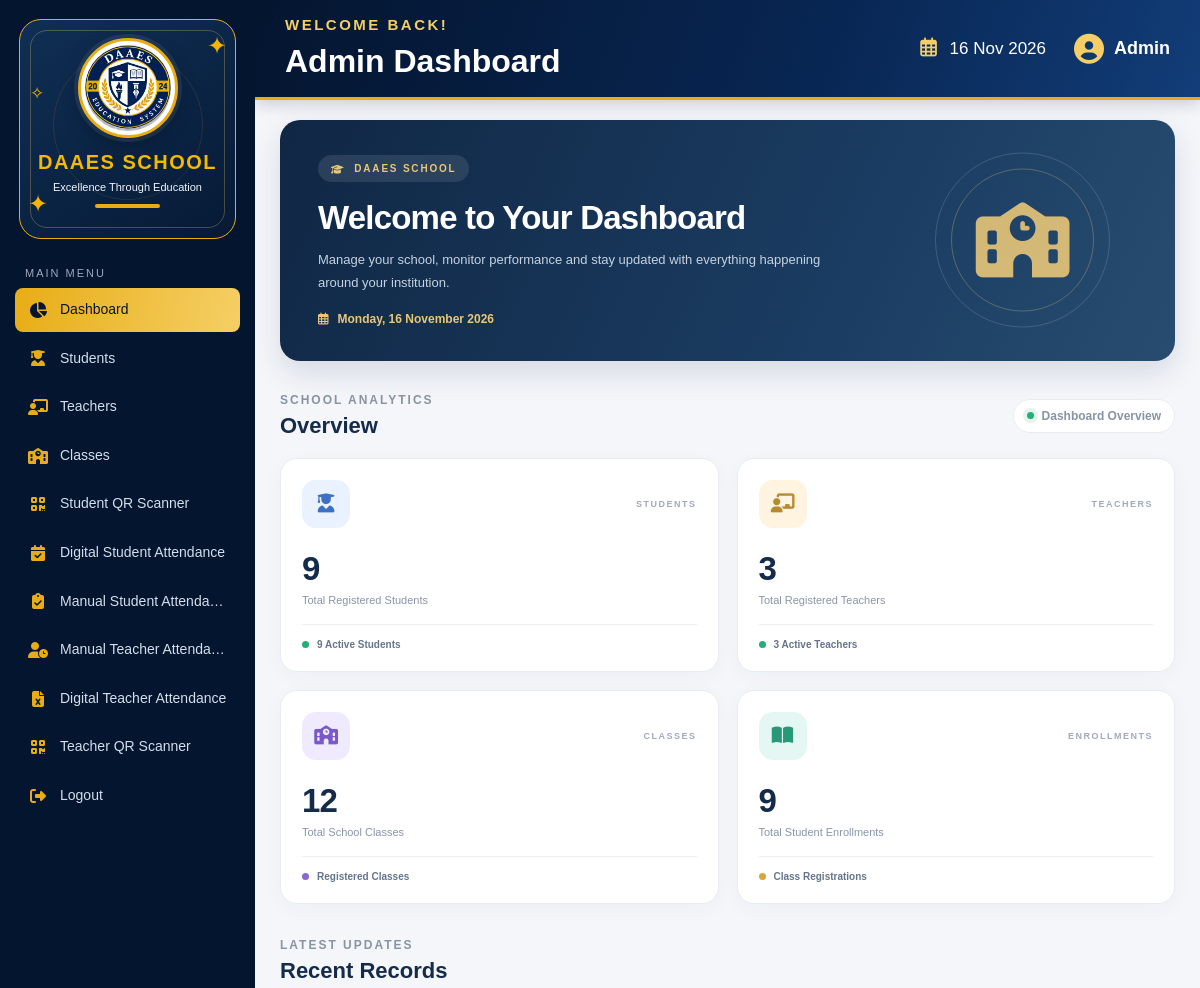
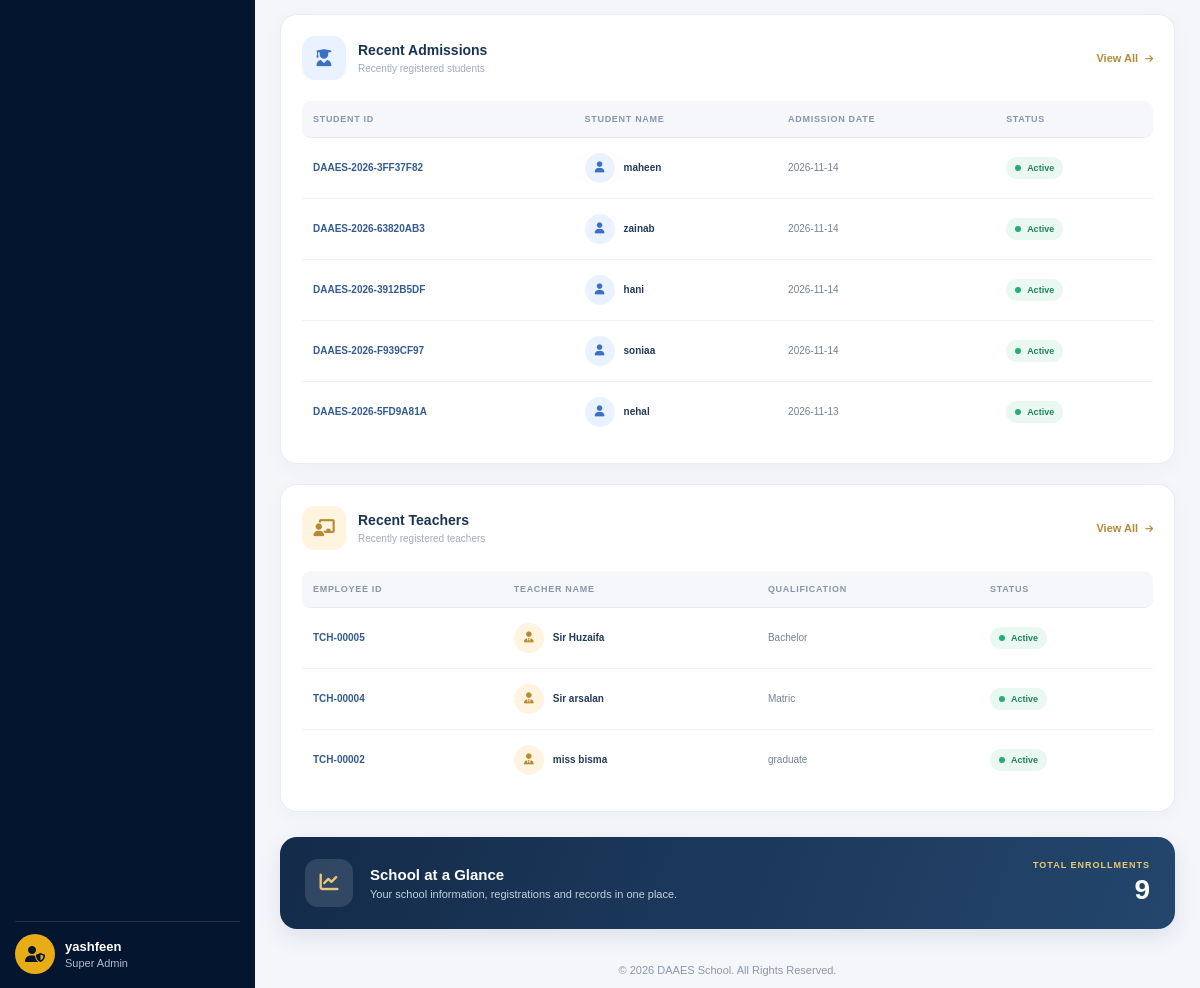
Page /admin/dashboard.php (signed in) on the committed database (2 pictures, top to bottom).
### tables this page shows
CREATE TABLE `students` (
  `id` int(11) NOT NULL,
  `student_id` varchar(50) NOT NULL,
  `full_name` varchar(150) NOT NULL,
  `father_name` varchar(150) NOT NULL,
  `mother_name` varchar(150) DEFAULT NULL,
  `gender` enum('Male','Female','Other') DEFAULT NULL,
  `date_of_birth` date DEFAULT NULL,
  `admission_date` date DEFAULT NULL,
  `phone` varchar(11) DEFAULT NULL,
  `address` text DEFAULT NULL,
  `photo` varchar(255) DEFAULT NULL,
  `qr_token` varchar(100) DEFAULT NULL,
  `status` enum('active','inactive','graduated','transferred','dropout') DEFAULT 'active',
  `created_at` timestamp NOT NULL DEFAULT current_timestamp(),
  `updated_at` timestamp NOT NULL DEFAULT current_timestamp() ON UPDATE current_timestamp()
);

CREATE TABLE `teachers` (
  `id` int(11) NOT NULL,
  `user_id` int(11) DEFAULT NULL,
  `employee_id` varchar(50) NOT NULL,
  `qr_token` varchar(64) DEFAULT NULL,
  `full_name` varchar(150) NOT NULL,
  `father_name` varchar(150) DEFAULT NULL,
  `gender` enum('Male','Female') DEFAULT NULL,
  `date_of_birth` date DEFAULT NULL,
  `phone` varchar(25) DEFAULT NULL,
  `email` varchar(150) DEFAULT NULL,
  `address` text DEFAULT NULL,
  `qualification` varchar(150) DEFAULT NULL,
  `academic_qualification` varchar(150) DEFAULT NULL,
  `specific_qualification` varchar(150) DEFAULT NULL,
  `joining_date` date DEFAULT NULL,
  `salary` decimal(12,2) DEFAULT 0.00,
  `photo` varchar(255) DEFAULT NULL,
  `status` enum('active','inactive') DEFAULT 'active',
  `created_at` timestamp NOT NULL DEFAULT current_timestamp()
);

### admin/dashboard.php (the view, shortened to what this page needs)
<?php
require_once __DIR__ . '/../config/database.php';
$db = $conn ?? null;
function getCount($conn, $sql) {
    $result = $conn->query($sql);
    if ($result && $row = $result->fetch_assoc()) {
        return (int) $row['total'];
    }
    return 0;
}
$total_students = getCount($db, "
    SELECT COUNT(*) AS total FROM students
");
$active_students = getCount($db, "
    SELECT COUNT(*) AS total
    FROM students
    WHERE LOWER(TRIM(status)) = 'active'
");
$total_teachers = getCount($db, "
    SELECT COUNT(*) AS total FROM teachers
");
$active_teachers = getCount($db, "
    SELECT COUNT(*) AS total
    FROM teachers
    WHERE LOWER(TRIM(status)) = 'active'
");
$total_classes = getCount($db, "
    SELECT COUNT(*) AS total FROM classes
");
$total_enrollments = getCount($db, "
    SELECT COUNT(*) AS total FROM enrollments
");
$recent_students = $db->query("
    SELECT student_id, full_name, admission_date, status
    FROM students
    ORDER BY created_at DESC
    LIMIT 5
");
$recent_teachers = $db->query("
    SELECT employee_id, full_name, qualification, joining_date, status
    FROM teachers
    ORDER BY created_at DESC
    LIMIT 5
");
?>
<div class="modern-dashboard">
    <section class="welcome-banner">
        <div class="welcome-content">
            <span class="welcome-tag">
                <i class="fas fa-graduation-cap"></i>
                DAAES SCHOOL
            </span>
            <h1>Welcome to Your Dashboard</h1>
            <p>
                Manage your school, monitor performance and stay updated
                with everything happening around your institution.
            </p>
            <div class="welcome-date">
                <i class="far fa-calendar-alt"></i>
                <?php echo date('l, d F Y'); ?>
            </div>
        </div>
        <div class="welcome-decoration">
            <i class="fas fa-school"></i>
        </div>
    </section>
    <div class="section-heading">
        <div>
            <span class="section-subtitle">SCHOOL ANALYTICS</span>
            <h2>Overview</h2>
        </div>
        <span class="live-indicator">
            <span></span> Dashboard Overview
        </span>
    </div>
    <section class="modern-stats">
        <div class="modern-stat-card">
            <div class="modern-stat-top">
                <div class="modern-stat-icon students-icon">
                    <i class="fas fa-user-graduate"></i>
                </div>
                <span class="modern-stat-label">STUDENTS</span>
            </div>
            <h3><?php echo number_format($total_students); ?></h3>
            <p>Total Registered Students</p>
            <div class="modern-stat-footer">
                <span class="footer-dot green-dot"></span>
                <?php echo number_format($active_students); ?> Active Students
            </div>
        </div>
        <div class="modern-stat-card">
            <div class="modern-stat-top">
                <div class="modern-stat-icon teachers-icon">
                    <i class="fas fa-chalkboard-teacher"></i>
                </div>
                <span class="modern-stat-label">TEACHERS</span>
            </div>
            <h3><?php echo number_format($total_teachers); ?></h3>
            <p>Total Registered Teachers</p>
            <div class="modern-stat-footer">
                <span class="footer-dot green-dot"></span>
                <?php echo number_format($active_teachers); ?> Active Teachers
            </div>
        </div>
        <div class="modern-stat-card">
            <div class="modern-stat-top">
                <div class="modern-stat-icon classes-icon">
                    <i class="fas fa-school"></i>
                </div>
                <span class="modern-stat-label">CLASSES</span>
            </div>
            <h3><?php echo number_format($total_classes); ?></h3>
            <p>Total School Classes</p>
            <div class="modern-stat-footer">
                <span class="footer-dot purple-dot"></span>
                Registered Classes
            </div>
        </div>
        <div class="modern-stat-card">
            <div class="modern-stat-top">
                <div class="modern-stat-icon enrollment-icon">
                    <i class="fas fa-book-open"></i>
                </div>
                <span class="modern-stat-label">ENROLLMENTS</span>
            </div>
            <h3><?php echo number_format($total_enrollments); ?></h3>
            <p>Total Student Enrollments</p>
            <div class="modern-stat-footer">
                <span class="footer-dot gold-dot"></span>
                Class Registrations
            </div>
        </div>
    </section>
    <div class="section-heading records-section-heading">
        <div>
            <span class="section-subtitle">LATEST UPDATES</span>
            <h2>Recent Records</h2>
        </div>
    </div>
    <section class="modern-records">
        <div class="modern-record-card">
            <div class="modern-record-header">
                <div class="modern-record-title">
                    <div class="record-icon student-record-icon">
                        <i class="fas fa-user-graduate"></i>
                    </div>
                    <div>
                        <h3>Recent Admissions</h3>
                        <p>Recently registered students</p>
                    </div>
                </div>
                <a href="/DAAES_School_Management/student/view_students.php"
                   class="modern-view-all">
                    View All <i class="fas fa-arrow-right"></i>
                </a>
            </div>
            <div class="modern-table-wrapper">
                <table class="modern-table">
                    <thead>
                        <tr>
                            <th>STUDENT ID</th>
                            <th>STUDENT NAME</th>
                            <th>ADMISSION DATE</th>
                            <th>STATUS</th>
                        </tr>
                    </thead>
                    <tbody>
                    <?php if ($recent_students && $recent_students->num_rows > 0): ?>
                        <?php while ($student = $recent_students->fetch_assoc()): ?>
                            <tr>
                                <td>
                                    <span class="record-id">
                                        <?php echo htmlspecialchars($student['student_id'] ?? ''); ?>
                                    </span>
                                </td>
                                <td>
                                    <div class="record-person">
                                        <div class="record-avatar student-avatar">
                                            <i class="fas fa-user"></i>
                                        </div>
                                        <strong>
                                            <?php echo htmlspecialchars($student['full_name'] ?? ''); ?>
                                        </strong>
                                    </div>
                                </td>
                                <td>
                                    <?php echo htmlspecialchars($student['admission_date'] ?? ''); ?>
                                </td>
                                <td>
                                    <span class="modern-status <?php echo strtolower(trim($student['status'] ?? '')) === 'active' ? 'active-status' : 'other-status'; ?>">
                                        <span></span>
                                        <?php echo htmlspecialchars(ucfirst($student['status'] ?? '')); ?>
                                    </span>
                                </td>
                            </tr>
                        <?php endwhile; ?>
                    <?php endif; ?>
                    </tbody>
                </table>
            </div>
        </div>
        <div class="modern-record-card">
            <div class="modern-record-header">
                <div class="modern-record-title">
                    <div class="record-icon teacher-record-icon">
                        <i class="fas fa-chalkboard-teacher"></i>
                    </div>
                    <div>
                        <h3>Recent Teachers</h3>
                        <p>Recently registered teachers</p>
                    </div>
                </div>
                <a href="/DAAES_School_Management/teacher/view_teacher.php"
                   class="modern-view-all">
                    View All <i class="fas fa-arrow-right"></i>
                </a>
            </div>
            <div class="modern-table-wrapper">
                <table class="modern-table">
                    <thead>
                        <tr>
                            <th>EMPLOYEE ID</th>
                            <th>TEACHER NAME</th>
                            <th>QUALIFICATION</th>
                            <th>STATUS</th>
                        </tr>
                    </thead>
                    <tbody>
                    <?php if ($recent_teachers && $recent_teachers->num_rows > 0): ?>
                        <?php while ($teacher = $recent_teachers->fetch_assoc()): ?>
                            <tr>
                                <td>
                                    <span class="record-id">
                                        <?php echo htmlspecialchars($teacher['employee_id'] ?? ''); ?>
                                    </span>
                                </td>
                                <td>
                                    <div class="record-person">
                                        <div class="record-avatar teacher-avatar">
                                            <i class="fas fa-user-tie"></i>
                                        </div>
                                        <strong>
                                            <?php echo htmlspecialchars($teacher['full_name'] ?? ''); ?>
                                        </strong>
                                    </div>
                                </td>
                                <td>
                                    <?php echo htmlspecialchars($teacher['qualification'] ?? ''); ?>
                                </td>
                                <td>
                                    <span class="modern-status <?php echo strtolower(trim($teacher['status'] ?? '')) === 'active' ? 'active-status' : 'other-status'; ?>">
                                        <span></span>
                                        <?php echo htmlspecialchars(ucfirst($teacher['status'] ?? '')); ?>
                                    </span>
                                </td>
                            </tr>
                        <?php endwhile; ?>
                    <?php endif; ?>
                    </tbody>
                </table>
            </div>
        </div>
    </section>
    <section class="dashboard-bottom">
        <div class="bottom-icon">
            <i class="fas fa-chart-line"></i>
        </div>
        <div class="bottom-text">
            <h3>School at a Glance</h3>
            <p>Your school information, registrations and records in one place.</p>
        </div>
        <div class="bottom-total">
            <span>TOTAL ENROLLMENTS</span>
            <strong><?php echo number_format($total_enrollments); ?></strong>
        </div>
    </section>
</div>
<?php
require __DIR__ . '/layouts/admin_layout.php';
?>

### assets/css/style.css (style rules this page uses)
:root { --navy: #082653; --navy-light: #123d78; --gold: #e8ad16; --gold-light: #f5cf65; --background: #f3f5fa; --white: #ffffff; --text: #082653; --muted: #777f8d; --border: #d5dce8; --success-bg: #e5f8ec; --success-text: #176b36; --error-bg: #ffe8e8; --error-text: #b42323; --shadow: 0 5px 25px rgba(0,0,0,.07); }
* { margin: 0; padding: 0; box-sizing: border-box; }
body { min-height: 100vh; padding: 25px; font-family: Arial, sans-serif; background: var(--background); color: var(--text); }
table { width: 100%; min-width: 850px; border-collapse: collapse; background: var(--white); color: var(--text); }
th, td { padding: 13px; border-bottom: 1px solid #e6eaf0; text-align: left; font-size: 13px; }
th { background: var(--navy); color: var(--white); white-space: nowrap; }
a { color: var(--navy); }

### assets/css/dashboard-layout.css (style rules this page uses)
* { box-sizing: border-box; }
.dashboard-body { padding: 0; margin: 0; min-height: 100vh; height: 100vh; overflow: hidden; background: #f4f6fa; }
.section-heading { display: flex; align-items: center; justify-content: space-between; margin-bottom: 11px; }
.section-heading h2 { color: #04152f; font-size: 19px; margin: 0; }
.section-heading span { font-size: 12px; color: #8993a3; }
.enrollment-icon { width: 43px; height: 43px; display: grid; place-items: center; border-radius: 9px; background: #e8ad16; color: #04152f; font-size: 19px; flex-shrink: 0; }

### rows in the picture
students: student "DAAES-2026-3FF37F82", full_name "maheen", admission_date "2026-11-14", status "Active"
students: student "DAAES-2026-63820AB3", full_name "zainab", admission_date "2026-11-14", status "Active"
students: student "DAAES-2026-3912B5DF", full_name "hani", admission_date "2026-11-14", status "Active"
students: student "DAAES-2026-F939CF97", full_name "soniaa", admission_date "2026-11-14", status "Active"
students: student "DAAES-2026-5FD9A81A", full_name "nehal", admission_date "2026-11-13", status "Active"
teachers: employee "TCH-00005", full_name "Sir Huzaifa", qualification "Bachelor", status "Active"
teachers: employee "TCH-00004", full_name "Sir arsalan", qualification "Matric", status "Active"
teachers: employee "TCH-00002", full_name "miss bisma", qualification "graduate", status "Active"

### other values in the picture
$_SESSION['admin_name'] "yashfeen"
$page_title "Admin Dashboard"
$total_students "9"
$active_students "9"
$total_teachers "3"
$active_teachers "3"
$total_classes "12"
$total_enrollments "9"
